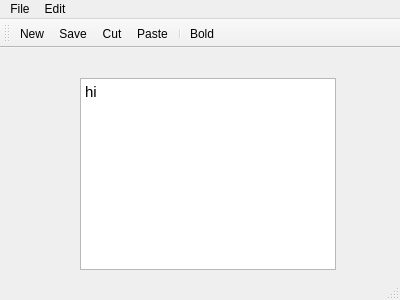
<?xml version="1.0" encoding="UTF-8"?>
<ui version="4.0">
 <class>MainWindow</class>
 <widget class="QMainWindow" name="MainWindow">
  <property name="geometry">
   <rect>
    <x>0</x>
    <y>0</y>
    <width>400</width>
    <height>300</height>
   </rect>
  </property>
  <property name="windowTitle">
   <string>MainWindow</string>
  </property>
  <widget class="QWidget" name="centralWidget">
   <widget class="QTextEdit" name="textEdit">
    <property name="geometry">
     <rect>
      <x>80</x>
      <y>30</y>
      <width>256</width>
      <height>192</height>
     </rect>
    </property>
    <property name="html">
     <string>&lt;!DOCTYPE HTML PUBLIC &quot;-//W3C//DTD HTML 4.0//EN&quot; &quot;http://www.w3.org/TR/REC-html40/strict.dtd&quot;&gt;
&lt;html&gt;&lt;head&gt;&lt;meta name=&quot;qrichtext&quot; content=&quot;1&quot; /&gt;&lt;style type=&quot;text/css&quot;&gt;
p, li { white-space: pre-wrap; }
&lt;/style&gt;&lt;/head&gt;&lt;body style=&quot; font-family:'Ubuntu'; font-size:11pt; font-weight:400; font-style:normal;&quot;&gt;
&lt;p style=&quot; margin-top:0px; margin-bottom:0px; margin-left:0px; margin-right:0px; -qt-block-indent:0; text-indent:0px;&quot;&gt;hi &lt;/p&gt;
&lt;p style=&quot;-qt-paragraph-type:empty; margin-top:0px; margin-bottom:0px; margin-left:0px; margin-right:0px; -qt-block-indent:0; text-indent:0px;&quot;&gt;&lt;br /&gt;&lt;/p&gt;&lt;/body&gt;&lt;/html&gt;</string>
    </property>
   </widget>
  </widget>
  <widget class="QMenuBar" name="menuBar">
   <property name="geometry">
    <rect>
     <x>0</x>
     <y>0</y>
     <width>400</width>
     <height>25</height>
    </rect>
   </property>
   <widget class="QMenu" name="menuFile">
    <property name="title">
     <string>File</string>
    </property>
    <addaction name="actionNew"/>
    <addaction name="actionOpen"/>
    <addaction name="separator"/>
    <addaction name="actionSave"/>
   </widget>
   <widget class="QMenu" name="menuEdit">
    <property name="title">
     <string>Edit</string>
    </property>
    <addaction name="actionCopy"/>
    <addaction name="actionCut"/>
    <addaction name="actionPaste"/>
    <addaction name="separator"/>
    <addaction name="actionUndo"/>
    <addaction name="actionRedo"/>
    <addaction name="actionBold"/>
   </widget>
   <addaction name="menuFile"/>
   <addaction name="menuEdit"/>
  </widget>
  <widget class="QToolBar" name="mainToolBar">
   <attribute name="toolBarArea">
    <enum>TopToolBarArea</enum>
   </attribute>
   <attribute name="toolBarBreak">
    <bool>false</bool>
   </attribute>
   <addaction name="actionNew"/>
   <addaction name="actionSave"/>
   <addaction name="actionCut"/>
   <addaction name="actionPaste"/>
   <addaction name="separator"/>
   <addaction name="actionBold"/>
  </widget>
  <widget class="QStatusBar" name="statusBar"/>
  <action name="actionNew">
   <property name="icon">
    <iconset resource="resourceapp.qrc">
     <normaloff>:/images/copy.png</normaloff>:/images/copy.png</iconset>
   </property>
   <property name="text">
    <string>New</string>
   </property>
  </action>
  <action name="actionOpen">
   <property name="icon">
    <iconset resource="resourceapp.qrc">
     <normaloff>:/images/copy.png</normaloff>:/images/copy.png</iconset>
   </property>
   <property name="text">
    <string>Open</string>
   </property>
  </action>
  <action name="actionSave">
   <property name="icon">
    <iconset resource="resourceapp.qrc">
     <normaloff>:/images/save.png</normaloff>:/images/save.png</iconset>
   </property>
   <property name="text">
    <string>Save</string>
   </property>
  </action>
  <action name="actionCopy">
   <property name="icon">
    <iconset resource="resourceapp.qrc">
     <normaloff>:/images/copy.png</normaloff>:/images/copy.png</iconset>
   </property>
   <property name="text">
    <string>Copy</string>
   </property>
  </action>
  <action name="actionCut">
   <property name="icon">
    <iconset resource="resourceapp.qrc">
     <normaloff>:/images/cut.png</normaloff>:/images/cut.png</iconset>
   </property>
   <property name="text">
    <string>Cut</string>
   </property>
  </action>
  <action name="actionPaste">
   <property name="icon">
    <iconset resource="resourceapp.qrc">
     <normaloff>:/images/paste.png</normaloff>:/images/paste.png</iconset>
   </property>
   <property name="text">
    <string>Paste</string>
   </property>
  </action>
  <action name="actionUndo">
   <property name="icon">
    <iconset resource="resourceapp.qrc">
     <normaloff>:/images/cut.png</normaloff>:/images/cut.png</iconset>
   </property>
   <property name="text">
    <string>Undo</string>
   </property>
  </action>
  <action name="actionRedo">
   <property name="icon">
    <iconset resource="resourceapp.qrc">
     <normaloff>:/images/paste.png</normaloff>:/images/paste.png</iconset>
   </property>
   <property name="text">
    <string>Redo</string>
   </property>
  </action>
  <action name="actionBold">
   <property name="icon">
    <iconset resource="resourceapp.qrc">
     <normaloff>:/images/bold.png</normaloff>:/images/bold.png</iconset>
   </property>
   <property name="text">
    <string>Bold</string>
   </property>
  </action>
 </widget>
 <layoutdefault spacing="6" margin="11"/>
 <resources>
  <include location="resourceapp.qrc"/>
 </resources>
 <connections/>
</ui>
